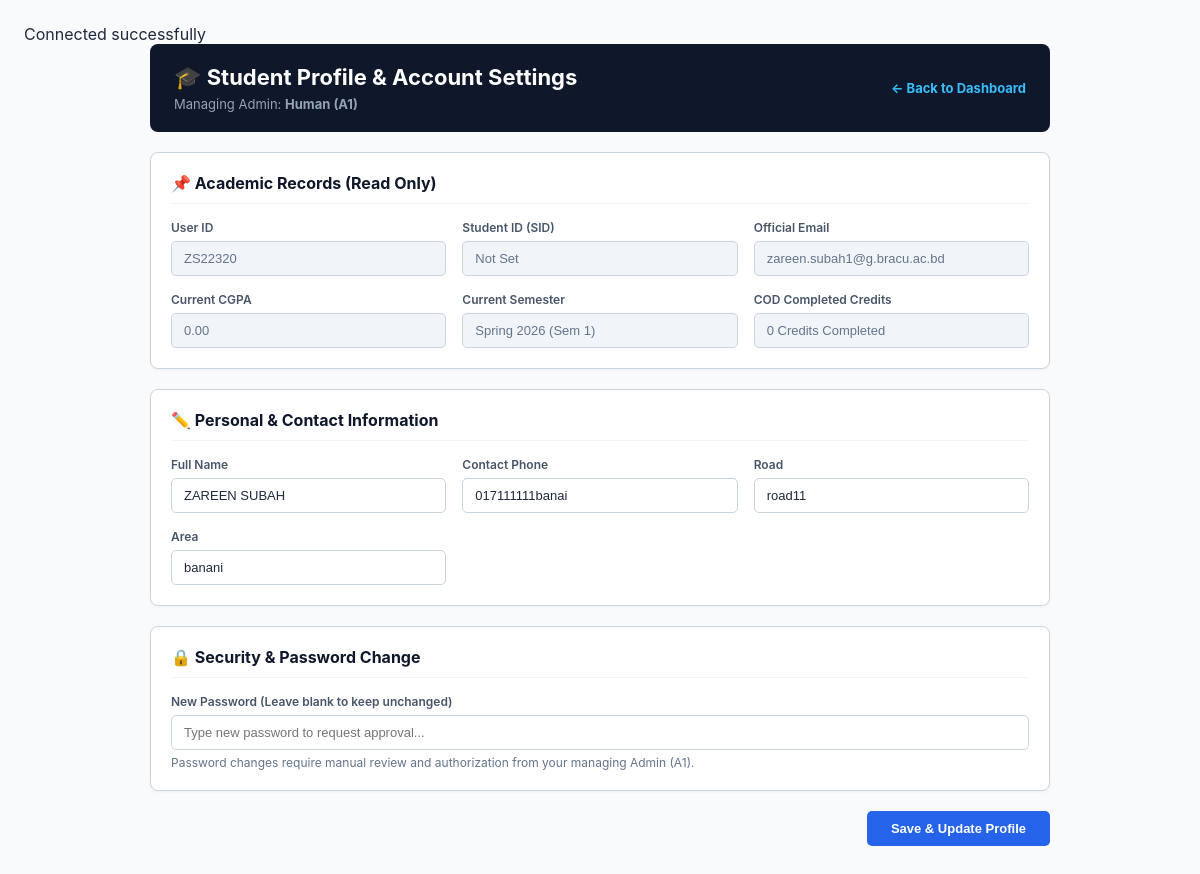
The app's page /student_profile.php (signed in), older data.
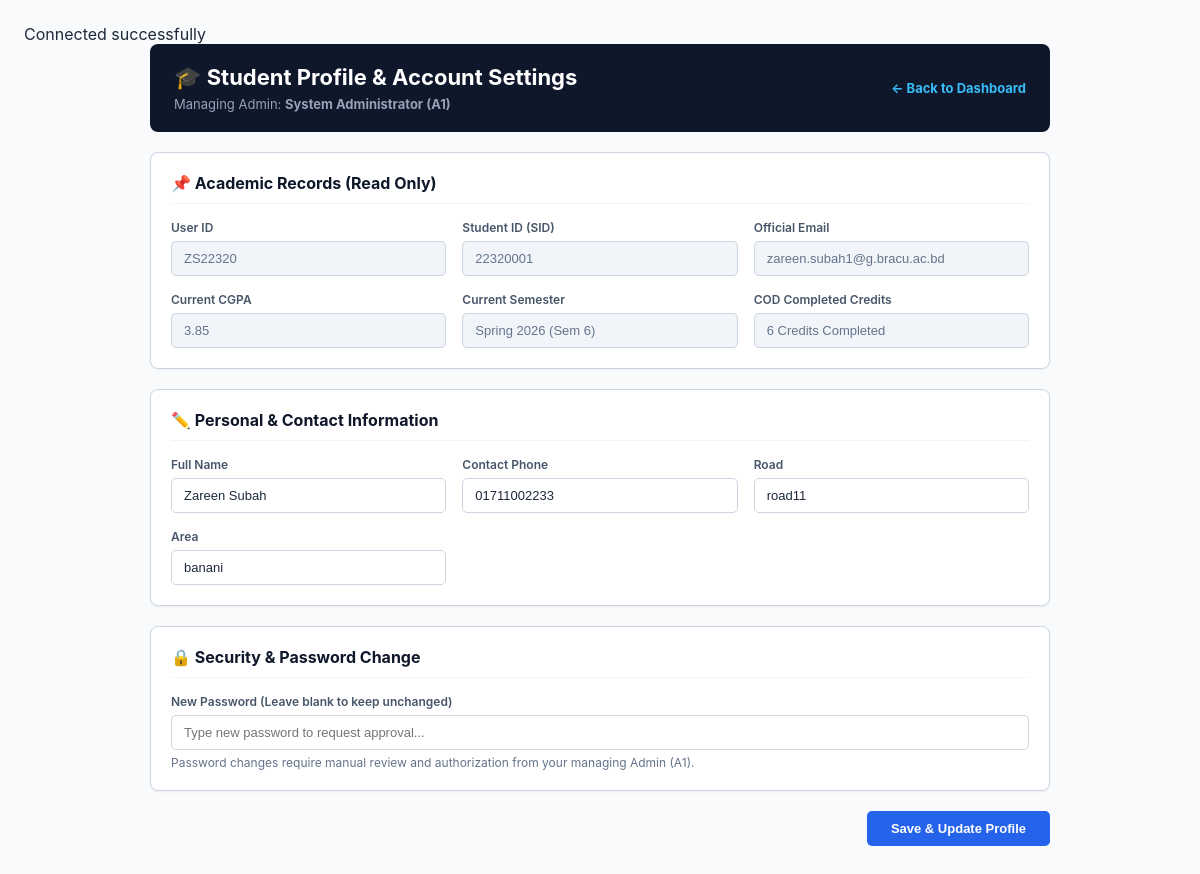
The same page, newer data.
### tables this page shows
CREATE TABLE `user_info` (
  `userID` varchar(8) NOT NULL,
  `name` varchar(100) NOT NULL,
  `email` varchar(100) NOT NULL,
  `password` varchar(255) NOT NULL,
  `road` varchar(100) NOT NULL,
  `area` varchar(100) NOT NULL,
  `AdminID` varchar(8) NOT NULL,
  `pending_password` varchar(255) DEFAULT NULL,
  `password_status` enum('NONE','PENDING','APPROVED','REJECTED') NOT NULL DEFAULT 'NONE'
);

CREATE TABLE `student_info` (
  `userID` varchar(8) NOT NULL,
  `SID` int(8) DEFAULT NULL,
  `cgpa` decimal(3,2) DEFAULT 0.00,
  `semester` varchar(100) DEFAULT NULL,
  `current_semester_no` int(2) NOT NULL DEFAULT 1,
  `completed_cod_credits` int(2) NOT NULL DEFAULT 0,
  `thesis_semesters_completed` int(1) NOT NULL DEFAULT 0,
  `is_doing_thesis` tinyint(1) NOT NULL DEFAULT 0,
  `is_doing_internship` tinyint(1) NOT NULL DEFAULT 0,
  `dept` varchar(500) NOT NULL DEFAULT 'CSE'
);

CREATE TABLE `userphone` (
  `userID` varchar(8) NOT NULL,
  `phone` varchar(100) NOT NULL
);

### student_profile.php (the view, shortened to what the changed rows need)
<?php
require_once 'db.php';
$user_id = $_SESSION['userID'];
$profile_sql = "
    SELECT
        u.userID, u.name, u.email, u.road, u.area, u.AdminID, u.password_status,
        s.SID, s.cgpa, s.semester, s.current_semester_no,
        s.completed_cod_credits, s.thesis_semesters_completed,
        s.is_doing_thesis, s.is_doing_internship, s.dept,
        up.phone,
        a.name AS managing_admin_name
    FROM user_info u
    JOIN student_info s ON u.userID = s.userID
    LEFT JOIN userphone up ON u.userID = up.userID
    LEFT JOIN admin_info a ON u.AdminID = a.AdminID
    WHERE u.userID = '$user_id'
    LIMIT 1
";
$profile_res = mysqli_query($conn, $profile_sql);
$student = mysqli_fetch_assoc($profile_res);
?>
<!DOCTYPE html>
<html lang="en">
<head>
</head>
<body>
    <div class="profile-container">
        <div class="profile-header">
            <div>
                <h2>🎓 Student Profile & Account Settings</h2>
                <p>Managing Admin: <strong><?= htmlspecialchars($student['managing_admin_name'] ?? $student['AdminID']) ?> (<?= htmlspecialchars($student['AdminID']) ?>)</strong></p>
            </div>
        </div>
        <form method="POST" action="student_profile.php">
            <div class="form-section">
                <div class="form-grid">
                    <div class="form-group">
                        <label>User ID</label>
                        <input type="text" class="form-input read-only" value="<?= htmlspecialchars($student['userID']) ?>" readonly>
                    </div>
                    <div class="form-group">
                        <label>Student ID (SID)</label>
                        <input type="text" class="form-input read-only" value="<?= htmlspecialchars($student['SID'] ?? 'Not Set') ?>" readonly>
                    </div>
                    <div class="form-group">
                        <label>Official Email</label>
                        <input type="email" class="form-input read-only" value="<?= htmlspecialchars($student['email']) ?>" readonly>
                    </div>
                    <div class="form-group">
                        <label>Current CGPA</label>
                        <input type="text" class="form-input read-only" value="<?= number_format((float)$student['cgpa'], 2) ?>" readonly>
                    </div>
                    <div class="form-group">
                        <label>Current Semester</label>
                        <input type="text" class="form-input read-only" value="<?= htmlspecialchars($student['semester'] ?? 'Spring 2026') ?> (Sem <?= $student['current_semester_no'] ?>)" readonly>
                    </div>
                    <div class="form-group">
                        <label>COD Completed Credits</label>
                        <input type="text" class="form-input read-only" value="<?= $student['completed_cod_credits'] ?> Credits Completed" readonly>
                    </div>
                </div>
            </div>
            <div class="form-section">
                <div class="form-grid">
                    <div class="form-group">
                        <label>Full Name</label>
                        <input type="text" name="name" class="form-input" value="<?= htmlspecialchars($student['name']) ?>" required>
                    </div>
                    <div class="form-group">
                        <label>Contact Phone</label>
                        <input type="text" name="phone" class="form-input" value="<?= htmlspecialchars($student['phone'] ?? '') ?>" placeholder="017xxxxxxxx">
                    </div>
                    <div class="form-group">
                        <label>Road</label>
                        <input type="text" name="road" class="form-input" value="<?= htmlspecialchars($student['road']) ?>" placeholder="Road 11">
                    </div>
                    <div class="form-group">
                        <label>Area</label>
                        <input type="text" name="area" class="form-input" value="<?= htmlspecialchars($student['area']) ?>" placeholder="Banani">
                    </div>
                </div>
            </div>
            <div class="form-section">
                <div class="form-grid">
                    <div class="form-group full-width">
                        <label>New Password (Leave blank to keep unchanged)</label>
                        <input type="password" name="new_password" class="form-input" placeholder="Type new password to request approval...">
                        <small class="help-text">Password changes require manual review and authorization from your managing Admin (<?= htmlspecialchars($student['AdminID']) ?>).</small>
                    </div>
                </div>
            </div>
        </form>
    </div>
</body>
</html>

Row changes from the older to the newer data that the page shows:
changed user_info "ZS22320": AdminID.name "Human" → "System Administrator"; SID "Not Set" → "22320001"; cgpa "0.00" → "3.85"; current_semester_no "Spring 2026 (Sem 1)" → "Spring 2026 (Sem 6)"; completed_cod_credits "0 Credits Completed" → "6 Credits Completed"; name "ZAREEN SUBAH" → "Zareen Subah"; phone "017111111banai" → "01711002233"
